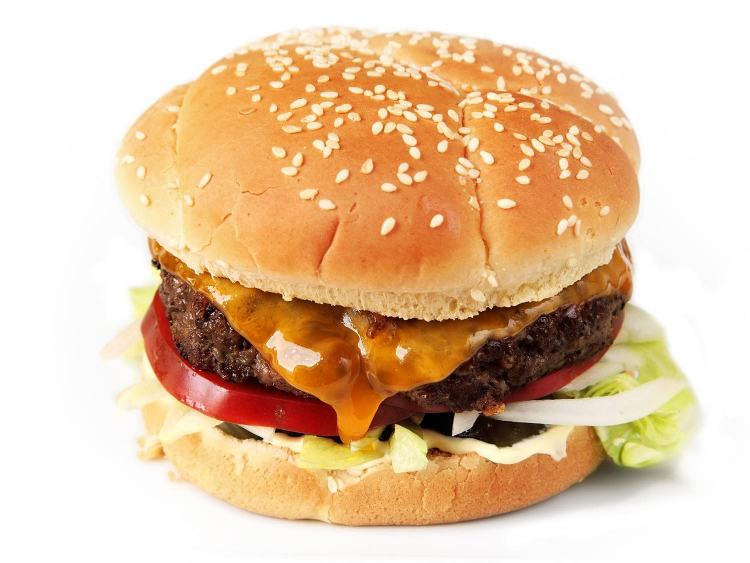
#> input picture Machine_Learning_Indianfood_PhotoDetect/.github/Food Classification/burger/003.jpg, 1500 x 1125 px (shown at 1/2 size); its folder holds only this picture in this run
$ python a_local_feature_extraction.py
#> lines starting #> are read from the running program, lines starting #| are printed output that depends on the picture
from sklearn.decomposition import PCA
import cv2
import numpy as np
import os
import json
import pickle

# [310 lines left out: functions process_image_channels, extract_sift_features, extract_harris_sift, extract_dense_sift, extract_dense_extrem_sift, extract_features_from_dataset and 1 more, not called in this run]

def resize(target_size):
#> called with target_size = (300, 300)
    dir = os.path.join(os.path.dirname(__file__), '..', 'Food Classification')
    dir_save = os.path.join(os.path.dirname(__file__), '..', 'Food Classification resized')

    # Crear carpeta principal
    os.makedirs(dir_save, exist_ok=True)

    names = os.listdir(dir)
    for name in names:
        dir_etiqueta = os.path.join(dir, name)
        dir_etiqueta_save = os.path.join(dir_save, name)
        os.makedirs(dir_etiqueta_save, exist_ok=True)

        images = os.listdir(dir_etiqueta)
        for image in images:
            img = cv2.imread(os.path.join(dir_etiqueta, image))
#> img is the input picture: shape (1125, 1500, 3); mean B, G, R 163, 195.7, 227.3
            img_resized = cv2.resize(img, target_size, interpolation=cv2.INTER_AREA)
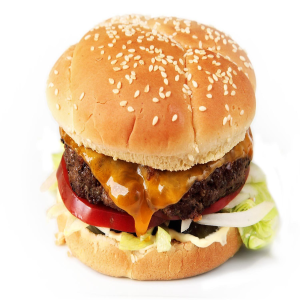
#> img_resized: shape (300, 300, 3); mean B, G, R 163, 195.7, 227.3
            print(dir_etiqueta)
            cv2.imwrite(os.path.join(dir_etiqueta_save, image), img_resized)
#> pass 2 of the loop in resize, `for name in names:`:
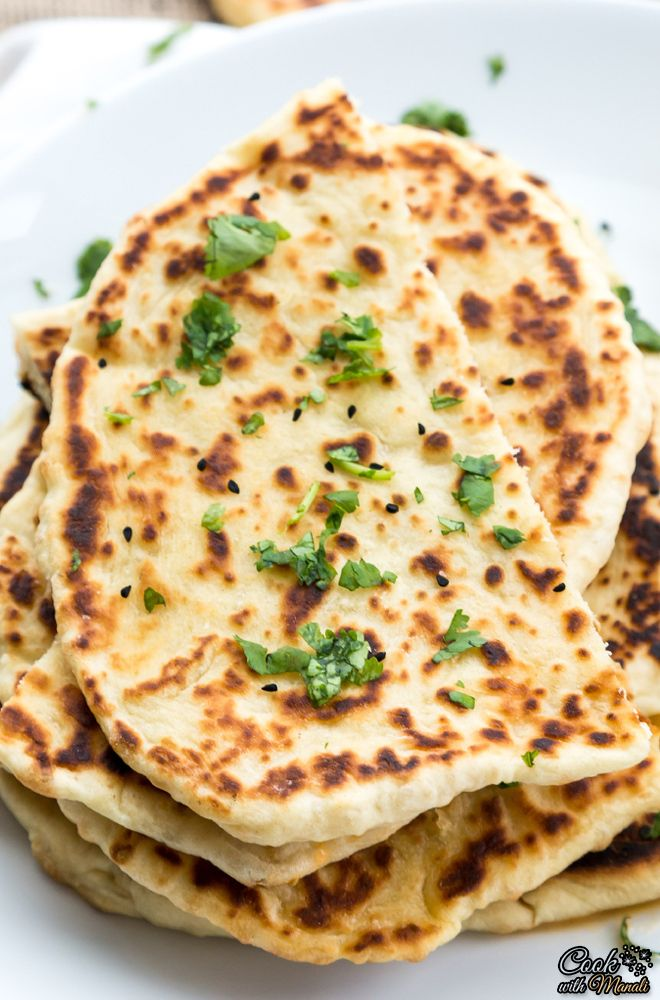
#> input picture Machine_Learning_Indianfood_PhotoDetect/.github/Food Classification/butter_naan/031.jpg, 660 x 1000 px
#> in resize, img is the input picture: shape (1000, 660, 3); mean B, G, R 138.6, 178.2, 203.2
#> in resize, `img_resized = cv2.resize(img, target_size, interpolation=cv2.INTER_AREA)`:
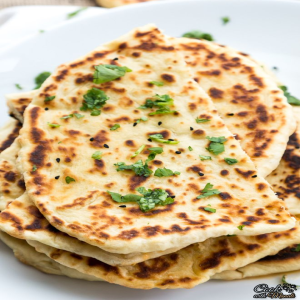
#> img_resized: shape (300, 300, 3); mean B, G, R 138.6, 178.2, 203.2

# [33 lines left out: function group_classes, not called in this run]

if __name__ == '__main__':
    resize((300, 300))
